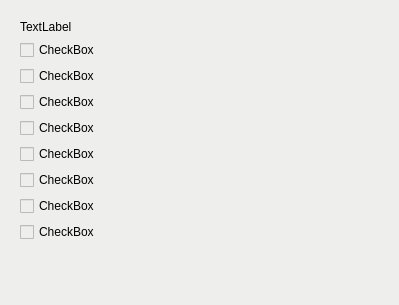
<?xml version="1.0" encoding="UTF-8"?>
<ui version="4.0">
 <class>Form</class>
 <widget class="QWidget" name="Form">
  <property name="geometry">
   <rect>
    <x>0</x>
    <y>0</y>
    <width>399</width>
    <height>305</height>
   </rect>
  </property>
  <property name="windowTitle">
   <string>Form</string>
  </property>
  <property name="styleSheet">
   <string notr="true">background-color: rgb(238, 238, 236);</string>
  </property>
  <widget class="QFrame" name="frameWidget">
   <property name="enabled">
    <bool>true</bool>
   </property>
   <property name="geometry">
    <rect>
     <x>10</x>
     <y>10</y>
     <width>381</width>
     <height>281</height>
    </rect>
   </property>
   <property name="autoFillBackground">
    <bool>false</bool>
   </property>
   <property name="styleSheet">
    <string notr="true">QFrame { border: 2px solid black; }</string>
   </property>
   <property name="frameShape">
    <enum>QFrame::WinPanel</enum>
   </property>
   <property name="frameShadow">
    <enum>QFrame::Raised</enum>
   </property>
   <property name="lineWidth">
    <number>5</number>
   </property>
   <widget class="QWidget" name="verticalLayoutWidget">
    <property name="geometry">
     <rect>
      <x>0</x>
      <y>0</y>
      <width>381</width>
      <height>281</height>
     </rect>
    </property>
    <layout class="QVBoxLayout" name="verticalLayout">
     <property name="leftMargin">
      <number>10</number>
     </property>
     <property name="topMargin">
      <number>10</number>
     </property>
     <property name="rightMargin">
      <number>10</number>
     </property>
     <property name="bottomMargin">
      <number>10</number>
     </property>
     <item>
      <widget class="QLabel" name="bits_value_label">
       <property name="enabled">
        <bool>true</bool>
       </property>
       <property name="autoFillBackground">
        <bool>false</bool>
       </property>
       <property name="styleSheet">
        <string notr="true">QLabel { border: 0px solid black; }</string>
       </property>
       <property name="lineWidth">
        <number>0</number>
       </property>
       <property name="text">
        <string>TextLabel</string>
       </property>
      </widget>
     </item>
     <item>
      <widget class="QCheckBox" name="bit_checkBox_0">
       <property name="text">
        <string>CheckBox</string>
       </property>
      </widget>
     </item>
     <item>
      <widget class="QCheckBox" name="bit_checkBox_1">
       <property name="text">
        <string>CheckBox</string>
       </property>
      </widget>
     </item>
     <item>
      <widget class="QCheckBox" name="bit_checkBox_2">
       <property name="text">
        <string>CheckBox</string>
       </property>
      </widget>
     </item>
     <item>
      <widget class="QCheckBox" name="bit_checkBox_3">
       <property name="text">
        <string>CheckBox</string>
       </property>
      </widget>
     </item>
     <item>
      <widget class="QCheckBox" name="bit_checkBox_4">
       <property name="text">
        <string>CheckBox</string>
       </property>
      </widget>
     </item>
     <item>
      <widget class="QCheckBox" name="bit_checkBox_5">
       <property name="text">
        <string>CheckBox</string>
       </property>
      </widget>
     </item>
     <item>
      <widget class="QCheckBox" name="bit_checkBox_6">
       <property name="text">
        <string>CheckBox</string>
       </property>
      </widget>
     </item>
     <item>
      <widget class="QCheckBox" name="bit_checkBox_7">
       <property name="text">
        <string>CheckBox</string>
       </property>
      </widget>
     </item>
     <item>
      <spacer name="verticalSpacer">
       <property name="orientation">
        <enum>Qt::Vertical</enum>
       </property>
       <property name="sizeHint" stdset="0">
        <size>
         <width>20</width>
         <height>40</height>
        </size>
       </property>
      </spacer>
     </item>
    </layout>
   </widget>
  </widget>
 </widget>
 <resources/>
 <connections/>
</ui>
